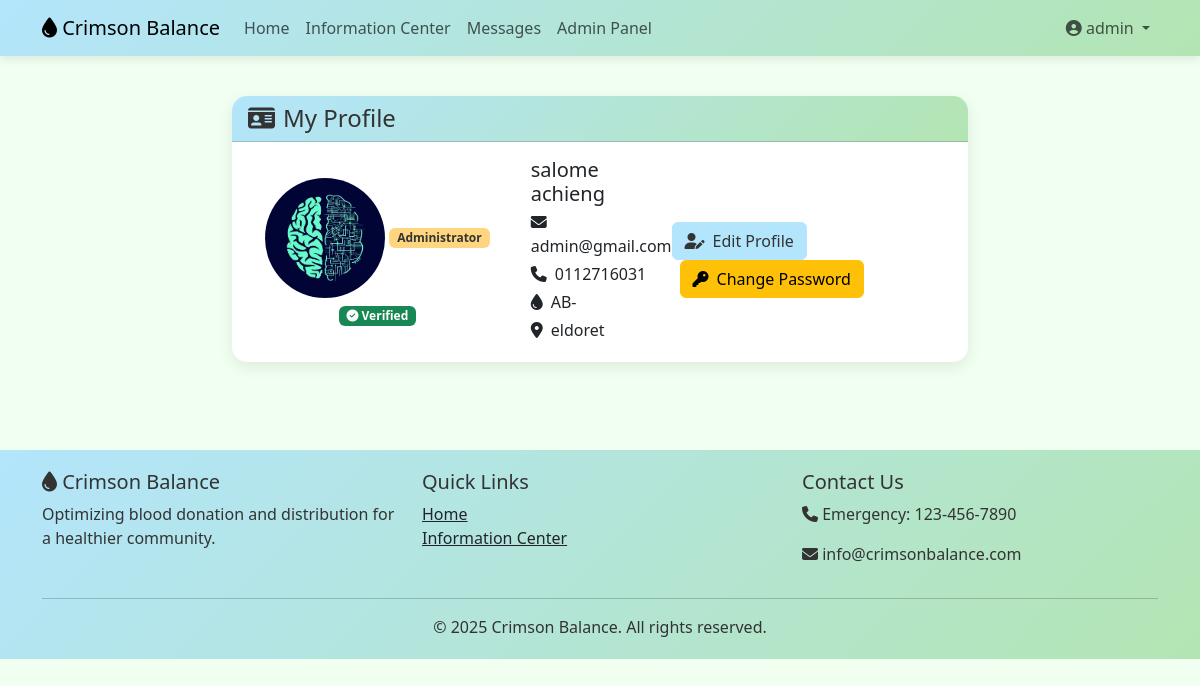
Page /accounts/profile/ (signed in) on the committed database.
### accounts/models.py (models this page shows, shortened)
class CustomUser(AbstractUser):
    USER_TYPE_CHOICES = (
        ('donor', 'Blood Donor'),
        ('recipient', 'Blood Recipient'),
        ('doctor', 'Doctor'),
        ('admin', 'Administrator'),
    )
    user_type = models.CharField(max_length=20, choices=USER_TYPE_CHOICES, default='donor')
    phone_number = models.CharField(max_length=15, blank=True)
    blood_group = models.CharField(max_length=5, blank=True)
    date_of_birth = models.DateField(null=True, blank=True)
    address = models.TextField(blank=True)
    city = models.CharField(max_length=100, blank=True)
    is_verified = models.BooleanField(default=False)
    profile_picture = models.ImageField(upload_to='profile_pics/', blank=True)

### accounts/views.py (the view)
# urls.py: path('profile/', views.profile, name='profile'),
@login_required
def profile(request):
    user = request.user
    if request.method == 'POST':
        form = CustomUserChangeForm(request.POST, request.FILES, instance=user)
        if form.is_valid():
            form.save()
            messages.success(request, 'Your profile has been updated!')
            return redirect('profile')
    else:
        form = CustomUserChangeForm(instance=user)
    return render(request, 'accounts/profile.html', {'form': form})

### templates/accounts/profile.html (shortened to what this page needs)
{% extends 'base.html' %}
{% load crispy_forms_tags %}
{% block content %}
<div class="row">
    <div class="col-md-8 offset-md-2">
        <div class="card mb-4">
            <div class="card-header">
                <h4 class="mb-0"><i class="fas fa-id-card me-2"></i>My Profile</h4>
            </div>
            <div class="card-body d-flex align-items-center">
                <div class="text-center me-4">
                    {% if user.profile_picture %}
                        <img src="{{ user.profile_picture.url }}" class="rounded-circle" width="120" height="120" alt="Profile">
                    {% else %}
                        <div class="rounded-circle bg-secondary d-inline-flex align-items-center justify-content-center" style="width: 120px; height: 120px;">
                            <i class="fas fa-user fa-3x text-light"></i>
                        </div>
                    {% endif %}
                    <span class="badge mt-2 {{ user.user_type }}-badge">{{ user.get_user_type_display }}</span>
                    {% if user.is_verified %}
                        <span class="badge bg-success mt-2"><i class="fas fa-check-circle"></i> Verified</span>
                    {% endif %}
                </div>
                <div>
                    <h5 class="mb-1">{{ user.get_full_name|default:user.username }}</h5>
                    <p class="mb-1"><i class="fas fa-envelope me-2"></i>{{ user.email }}</p>
                    <p class="mb-1"><i class="fas fa-phone me-2"></i>{{ user.phone_number|default:"Not provided" }}</p>
                    <p class="mb-1"><i class="fas fa-tint me-2"></i>{{ user.blood_group|default:"Not specified" }}</p>
                    <p class="mb-1"><i class="fas fa-map-marker-alt me-2"></i>{{ user.city|default:"Unknown" }}</p>
                </div>
                <div class="mt-3">
                    <button class="btn btn-primary" id="editProfileBtn">
                        <i class="fas fa-user-edit me-2"></i>Edit Profile
                    </button>
                        <a href="{% url 'password_change' %}" class="btn btn-warning ms-2">
                            <i class="fas fa-key me-2"></i>Change Password
                        </a>
                </div>
            </div>
        </div>
    </div>
</div>
{% endblock %}

### templates/base.html (shortened to what this page needs)
<!DOCTYPE html>
<html lang="en">
<head>
    <link href="https://cdn.jsdelivr.net/npm/bootstrap@5.3.0-alpha1/dist/css/bootstrap.min.css" rel="stylesheet">
    <link rel="stylesheet" href="https://cdnjs.cloudflare.com/ajax/libs/font-awesome/6.4.0/css/all.min.css">
</head>
<body>
    <nav class="navbar navbar-expand-lg navbar-custom">
        <div class="container">
            <a class="navbar-brand" href="{% url 'home' %}">
                <i class="fas fa-tint"></i> Crimson Balance
            </a>
            <div class="collapse navbar-collapse" id="navbarNav">
                <ul class="navbar-nav me-auto">
                    <li class="nav-item">
                        <a class="nav-link" href="{% url 'home' %}">Home</a>
                    </li>
                    <li class="nav-item">
                        <a class="nav-link" href="{% url 'information_center' %}">Information Center</a>
                    </li>
                    {% if user.is_authenticated %}
                        <li class="nav-item">
                            <a class="nav-link" href="{% url 'dashboard' %}">Messages</a>
                        </li>
                        {% if  user.user_type == 'admin' %}
                        <li class="nav-item">
                            <a class="nav-link" href="{% url 'admin:index' %}">Admin Panel</a>
                        </li>
                        {% elif user.user_type == 'doctor' %}
                        <li class="nav-item">
                            <a class="nav-link" href="{% url 'doctor_dashboard' %}">Doctor Dashboard</a>
                        </li>
                        {% endif %}
                    {% endif %}
                </ul>
                <ul class="navbar-nav">
                    {% if user.is_authenticated %}
                    <li class="nav-item dropdown">
                        <a class="nav-link dropdown-toggle" href="#" id="navbarDropdown" role="button" data-bs-toggle="dropdown">
                            <i class="fas fa-user-circle"></i> {{ user.username }}
                        </a>
                    </li>
                    {% endif %}
                </ul>
            </div>
        </div>
    </nav>
    <main class="container py-4">
        {% block content %}{% endblock %}
    </main>
    <footer class="footer">
        <div class="container">
            <div class="row">
                <div class="col-md-4">
                    <h5><i class="fas fa-tint"></i> Crimson Balance</h5>
                    <p>Optimizing blood donation and distribution for a healthier community.</p>
                </div>
                <div class="col-md-4">
                    <h5>Quick Links</h5>
                    <ul class="list-unstyled">
                        <li><a href="{% url 'home' %}" class="text-dark">Home</a></li>
                        <li><a href="{% url 'information_center' %}" class="text-dark">Information Center</a></li>
                    </ul>
                </div>
                <div class="col-md-4">
                    <h5>Contact Us</h5>
                    <p><i class="fas fa-phone"></i> Emergency: 123-456-7890</p>
                    <p><i class="fas fa-envelope"></i> info@crimsonbalance.com</p>
                </div>
            </div>
            <hr>
            <p class="text-center mb-0">&copy; 2025 Crimson Balance. All rights reserved.</p>
        </div>
    </footer>
</body>
</html>

### templates/base.html (style rules this page uses)
:root { --pastel-red: #FFB3BA; --pastel-blue: #B3E5FC; --pastel-green: #B3E5B3; --light-gray: #f8f9fa; }
body { background-color:honeydew; font-family: 'Segoe UI', Tahoma, Geneva, Verdana, sans-serif; }
.navbar-custom { background: linear-gradient(135deg, var(--pastel-blue), var(--pastel-green)); box-shadow: 0 2px 10px rgba(0,0,0,0.1); }
.btn-primary { background-color: var(--pastel-blue); border-color: var(--pastel-blue); color: #333; }
.card { border-radius: 15px; box-shadow: 0 5px 15px rgba(0,0,0,0.08); border: none; margin-bottom: 20px; }
.card-header { background: linear-gradient(135deg, var(--pastel-blue), var(--pastel-green)); color: #333; border-radius: 15px 15px 0 0 !important; font-weight: 600; }
.footer { background: linear-gradient(135deg, var(--pastel-blue), var(--pastel-green)); color: #333; padding: 20px 0; margin-top: 40px; }
.admin-badge { background-color: #FFD580; color: #333; }

### rows in the picture
CustomUser: username "admin", profile_picture (picture), user_type "Administrator", get_full_name "salome achieng", email "admin@gmail.com", phone_number "0112716031", blood_group "AB-", city "eldoret"
